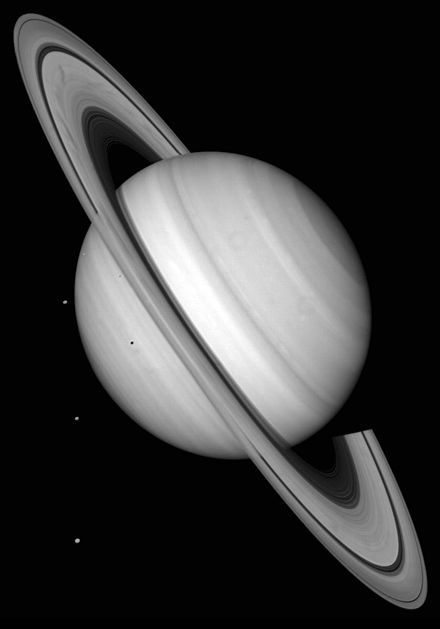
%> input picture Lecture-2/saturn.jpg, 440 x 629 px
$ octave Filtering.m   (GNU Octave 9; MATLAB toolbox functions it lacks are replaced by stand-ins)
%> lines starting %> are read from the running program, lines starting %| are printed output that depends on the picture
pkg load image;
hsize=31;
sigma=5;
figure;


%displaying the data
im=imread("saturn.jpg");
%> im is the input picture: size 629x440 uint8; min 0, max 255, mean 56.6
imshow(im);
h=fspecial('gaussian',hsize,sigma);%creating a gaussianfilter learned in class
surf(h);
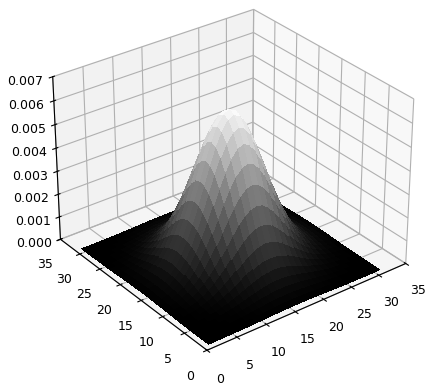
%> figure redrawn from the program's plot data
imagesc(h);
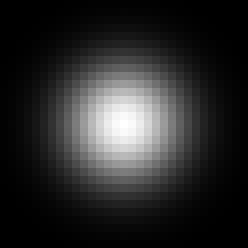
%> displayed picture: size 31x31x3, on the screen's scale of 0 to 255 (shown 8 times larger); min 0, max 255, mean 41.2
outim=imfilter(im,h);%apply filter to your image
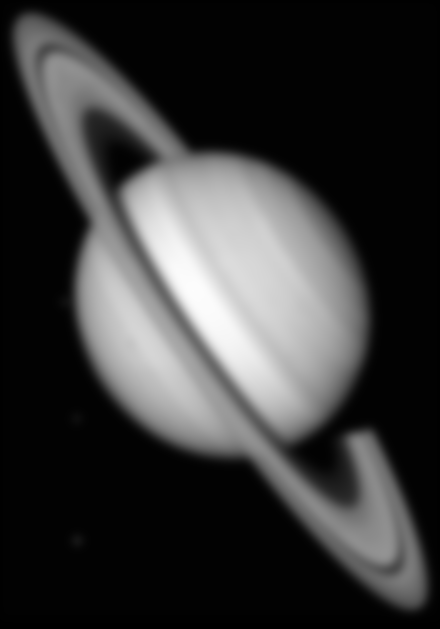
%> outim: size 629x440 uint8; min 0, max 253, mean 56.6
imshow(outim);
